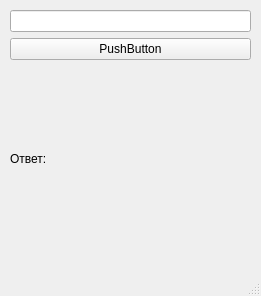
<?xml version="1.0" encoding="UTF-8"?>
<ui version="4.0">
 <class>MainWindow</class>
 <widget class="QMainWindow" name="MainWindow">
  <property name="geometry">
   <rect>
    <x>0</x>
    <y>0</y>
    <width>261</width>
    <height>296</height>
   </rect>
  </property>
  <property name="windowTitle">
   <string>MainWindow</string>
  </property>
  <widget class="QWidget" name="centralwidget">
   <widget class="QWidget" name="verticalLayoutWidget">
    <property name="geometry">
     <rect>
      <x>10</x>
      <y>10</y>
      <width>241</width>
      <height>241</height>
     </rect>
    </property>
    <layout class="QVBoxLayout" name="layout">
     <item>
      <widget class="QLineEdit" name="inputEdit"/>
     </item>
     <item>
      <widget class="QPushButton" name="calculateButton">
       <property name="text">
        <string>PushButton</string>
       </property>
      </widget>
     </item>
     <item>
      <widget class="QLabel" name="answer">
       <property name="text">
        <string>Ответ:</string>
       </property>
      </widget>
     </item>
    </layout>
   </widget>
  </widget>
  <widget class="QMenuBar" name="menubar">
   <property name="geometry">
    <rect>
     <x>0</x>
     <y>0</y>
     <width>261</width>
     <height>22</height>
    </rect>
   </property>
  </widget>
  <widget class="QStatusBar" name="statusbar"/>
 </widget>
 <resources/>
 <connections/>
</ui>
